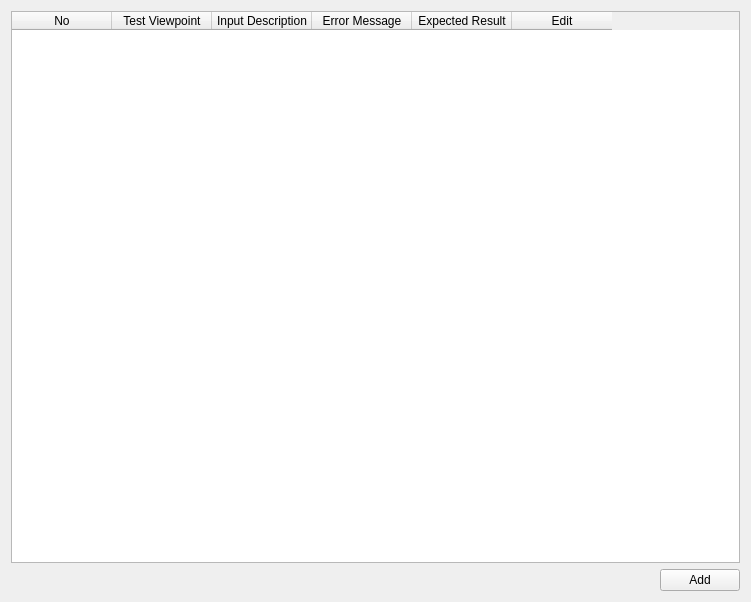
<?xml version="1.0" encoding="UTF-8"?>
<ui version="4.0">
 <class>FunctionTestViewpoint</class>
 <widget class="QWidget" name="FunctionTestViewpoint">
  <property name="geometry">
   <rect>
    <x>0</x>
    <y>0</y>
    <width>751</width>
    <height>602</height>
   </rect>
  </property>
  <property name="windowTitle">
   <string>Form</string>
  </property>
  <layout class="QVBoxLayout" name="verticalLayout">
   <item>
    <widget class="QTableWidget" name="tableWidget">
     <column>
      <property name="text">
       <string>No</string>
      </property>
     </column>
     <column>
      <property name="text">
       <string>Test Viewpoint</string>
      </property>
     </column>
     <column>
      <property name="text">
       <string>Input Description</string>
      </property>
     </column>
     <column>
      <property name="text">
       <string>Error Message</string>
      </property>
     </column>
     <column>
      <property name="text">
       <string>Expected Result</string>
      </property>
     </column>
     <column>
      <property name="text">
       <string>Edit</string>
      </property>
     </column>
    </widget>
   </item>
   <item>
    <widget class="QWidget" name="widget" native="true">
     <layout class="QHBoxLayout" name="horizontalLayout">
      <property name="leftMargin">
       <number>0</number>
      </property>
      <property name="topMargin">
       <number>0</number>
      </property>
      <property name="rightMargin">
       <number>0</number>
      </property>
      <property name="bottomMargin">
       <number>0</number>
      </property>
      <item>
       <spacer name="horizontalSpacer">
        <property name="orientation">
         <enum>Qt::Horizontal</enum>
        </property>
        <property name="sizeHint" stdset="0">
         <size>
          <width>40</width>
          <height>20</height>
         </size>
        </property>
       </spacer>
      </item>
      <item>
       <widget class="QPushButton" name="pushButton">
        <property name="text">
         <string>Add</string>
        </property>
       </widget>
      </item>
     </layout>
    </widget>
   </item>
  </layout>
 </widget>
 <resources/>
 <connections/>
</ui>
